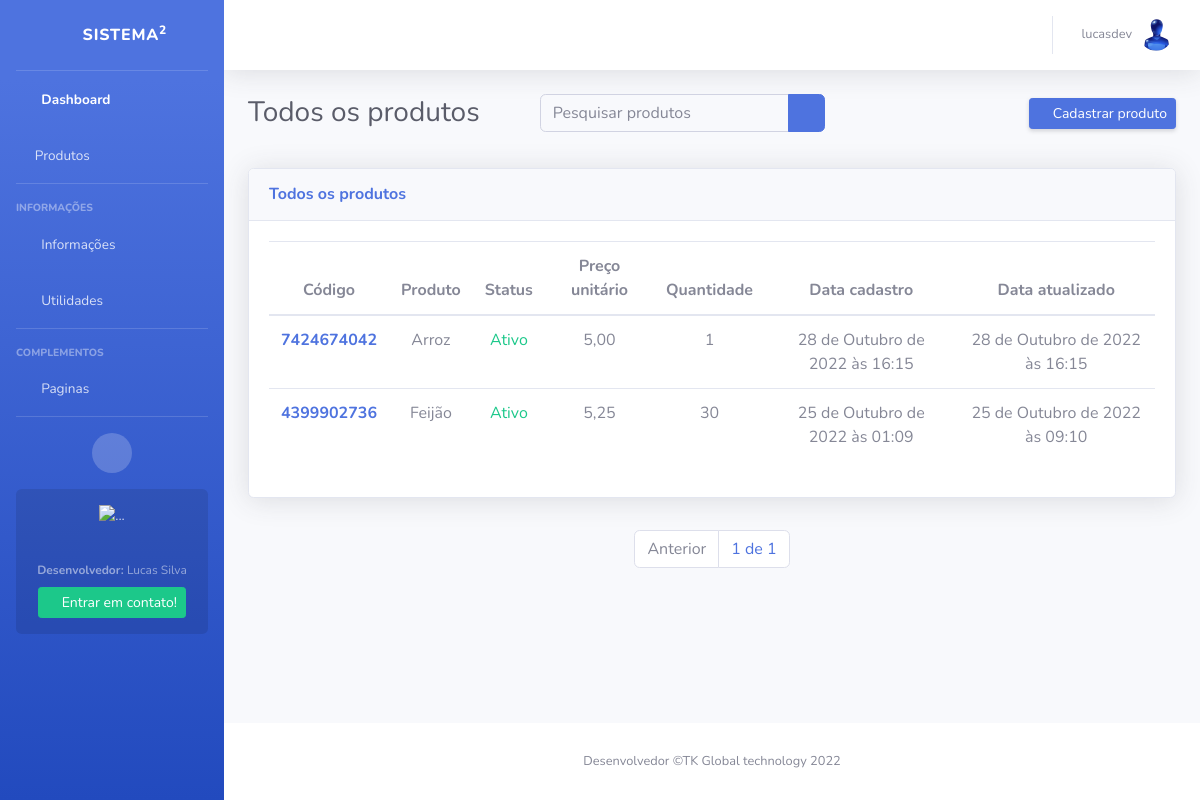
/produtos/todos/ (signed in), run on the app's committed database.
### apps/users/models/user_model.py (models this page shows, shortened)
class ProfileUser(models.Model):
    user = models.OneToOneField(User, on_delete=models.CASCADE)
    idade = models.IntegerField(null=True, blank=True, default=0, db_column='idade')
    cidade = models.CharField(max_length=20, null=True, blank=True, db_column='cidade')
    contato = models.CharField(max_length=11, null=True, blank=True, db_column='contato')
    endereco = models.CharField(max_length=20, null=True, blank=True, db_column='endereco')
    numero_casa = models.IntegerField(null=True, blank=True, db_column='numero_casa')
    data_nascimento = models.DateField(null=True, blank=True, db_column='data_nascimento')
    imagem_perfil = models.ImageField(default='usuario.png', upload_to=upload_to, null=True, blank=True, db_column='imagem_perfil')
    data_cadastro = models.DateTimeField(auto_now_add=True, db_column='data_cadastro')
    data_update = models.DateTimeField(auto_now=True, db_column='data_update')
    class Meta:
        db_table = 'profile_user'
        verbose_name = 'Perfil'
        verbose_name_plural = 'Perfis'

### apps/products/models/products.py (models this page shows, shortened)
class Products(models.Model):
    code = models.IntegerField(default=gerar_id, editable=False)
    created_by = models.ForeignKey(User, on_delete=models.CASCADE)
    name = models.CharField(max_length=50)
    value = models.DecimalField(max_digits=9, decimal_places=2)
    quantity = models.IntegerField(default=1, null=True, blank=True)
    status = models.BooleanField(default=True)
    image = models.ImageField(upload_to=upload_to, default='image.jpg', null=True, blank=True)
    date_create = models.DateTimeField(auto_now_add=True)
    date_update = models.DateTimeField(auto_now=True)
    """Aqui servirá para mostrar apenas produtos do usuario"""
    class Meta:
        db_table = 'products'
        verbose_name = 'Produto'
        verbose_name_plural = 'Produtos'
        ordering = ('-date_create',)

### apps/products/views/products.py (the view, shortened to what this page needs)
# urls.py: path('todos/', AllProductsView.as_view(), name='all-products'),
class AllProductsView(LoginRequiredMixin, ListView):
    template_name = 'all-products.html'
    edirect_field_name = 'login'
    model = Products
    def get_queryset(self):
        return Products.objects.all()
    def get(self, request, *args, **kwargs):
        self.object_list = self.get_queryset()
        allow_empty = self.get_allow_empty()
        producs = Products.objects.all().order_by('-date_create')
        queryset = request.GET.get('q')
        print(queryset)
        paginator = Paginator(producs, 10)
        page = self.request.GET.get('page')
        posts = paginator.get_page(page)
        context = dict()
        context['producs'] = posts
        return self.render_to_response(context)

### apps/products/templates/all-products.html (shortened to what this page needs)
{% extends 'base.html' %}
{% load static %}
{% block body %}
<div class="container-fluid">
    <div class="d-sm-flex align-items-center justify-content-between mb-4">
        <h1 class="h3 mb-0 text-gray-800">Todos os produtos</h1>
        <form class="d-none d-sm-inline-block form-inline mr-auto ml-md-5 my-2 my-md-0 mw-100 navbar-search col-md-4" method="GET">
            <div class="input-group">
                <input name="q" value="{{ request.GET.q }}" type="search" class="form-control bg-light border-1 small" placeholder="Pesquisar produtos"
                    aria-label="Search" aria-describedby="basic-addon2">
                <div class="input-group-append">
                    <button class="btn btn-primary" type="submit">
                        <i class="fas fa-search fa-sm"></i>
                    </button>
                </div>
            </div>
        </form>
        <a href="{% url 'create-product' %}" class="d-none d-sm-inline-block btn btn-sm btn-primary shadow-sm"><i
                class="fas fa-plus-square text-white-50"></i> Cadastrar produto</a>
    </div>
        <section class="py-2">
              <div class="row">
                <div class="col-xl-12 col-lg-12">
                    <div class="card shadow mb-4">
                        <div
                            class="card-header py-3 d-flex flex-row align-items-center justify-content-between">
                            <h6 class="m-0 font-weight-bold text-primary">Todos os produtos</h6>
                            <div class="dropdown no-arrow">
                                <a class="dropdown-toggle" href="#" role="button" id="dropdownMenuLink"
                                    data-toggle="dropdown" aria-haspopup="true" aria-expanded="false">
                                    <i class="fas fa-ellipsis-v fa-sm fa-fw text-gray-400"></i>
                                </a>
                            </div>
                        </div>
                        <div class="card-body">
                            <div class="table-responsive-sm">
                                <table class="table table-hover">
                                    <thead>
                                      <tr  class="text-center">
                                        <th scope="col">Código</th>
                                        <th scope="col">Produto</th>
                                        <th scope="col">Status</th>
                                        <th scope="col">Preço unitário</th>
                                        <th scope="col">Quantidade</th>
                                        <th scope="col">Data cadastro</th>
                                        <th scope="col">Data atualizado</th>
                                      </tr>
                                    </thead>
                                    <tbody>
                                        {% for product in producs %}
                                        <tr class="text-center">
                                            <th scope="row"><a href="{% url 'product-edit' product.pk  %}">{{product.code}}</a></th>
                                            <td>{{product.name}}</td>
                                            <td>
                                                {% if product.status == True  %}
                                                    <span class="text-success">Ativo</span>
                                                {% else %}
                                                <span class="text-danger">Desativado</span>
                                                {% endif %}
                                            </td>
                                            <td>{{product.value}}</td>
                                            <td>{{product.quantity}}</td>
                                            <td>{{product.date_create}}</td>
                                            <td>{{product.date_update}}</td>
                                        </tr>
                                        {% endfor %}
                                    </table>
                            </div>
                        </div>
                    </div>
                </div>
            </div>
    </section>
    <nav aria-label="Navegação de página exemplo">
        <ul class="pagination justify-content-center" style="justify-content: center; display: flex;">
            {% if producs.has_previous != 0 %}
                <li class="page-item">
                    <a class="page-link" href="?page={{ producs.previous_page_number }}">Anterior</a>
                </li>
            {% else %}
                <li class="page-item disabled">
                    <a class="page-link">Anterior</a>
                </li>
            {% endif %}
                <li class="page-item">
                    <a class="page-link" href="#">{{ producs.number }} de {{ producs.paginator.num_pages }}</a>
                </li>
        </ul>
    </nav>
</div>
{% endblock body %}

### templates/navbar.html (shortened to what this page needs)
<nav class="navbar navbar-expand navbar-light bg-white topbar mb-4 static-top shadow">
    <ul class="navbar-nav ml-auto">
        <li class="nav-item dropdown no-arrow">
            <a class="nav-link dropdown-toggle" href="#" id="userDropdown" role="button"data-toggle="dropdown" aria-haspopup="true" aria-expanded="false">
                <span class="mr-2 d-none d-lg-inline text-gray-600 small">
                {% if request.user.is_authenticated %}{{ request.user.username }}</span>
                    <img class="img-profile rounded-circle" src="{{ request.user.profileuser.imagem_perfil.url }}">
                {% else %}
                    Usuário deslogado
                {% endif %}
            </a>
        </li>
    </ul>
</nav>

### data on the page
Products: code "7424674042", name "Arroz", status "Ativo", value "5,00", quantity "1", date_create "28 de Outubro de 2022 às 16:15", date_update "28 de Outubro de 2022 às 16:15"
Products: code "4399902736", name "Feijão", status "Ativo", value "5,25", quantity "30", date_create "25 de Outubro de 2022 às 01:09", date_update "25 de Outubro de 2022 às 09:10"

### other printed values
{{ request.user.username }} "lucasdev"
{{ producs.number }} "1"
{{ producs.paginator.num_pages }} "1"
